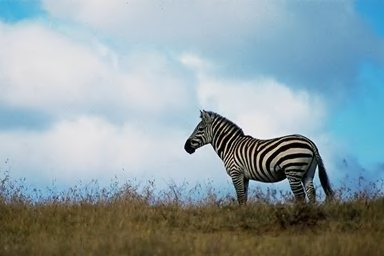
#> input picture sample image/Au_ani_0001.jpg, 384 x 256 px
$ python -i app.py   (imports and definitions only)   (older library calls are emulated)
#> lines starting #> are read from the running program, lines starting #| are printed output that depends on the picture; after the words box and inside, x2 and y2 are one past the last pixel; in counts of white or black regions, pixels touching at a corner belong together
import streamlit as st
import pickle as pkl
import cv2
from PIL import Image
import numpy as np
from skimage.feature import local_binary_pattern, graycomatrix, graycoprops
import pandas as pd
import os
import sqlite3


# ---------------- DATABASE CONNECTION (SQLite) ----------------


conn = sqlite3.connect("forensics.db", check_same_thread=False)
cursor = conn.cursor()

# Create table automatically
# [11 lines not run here, left out]

# ---------------- DELETE FUNCTION ----------------

# [8 lines left out: function delete_record, not called in this run]

#  ----------------- Extract features ---------------

def extract_features(img_path):

    # Load Image in cv2:-
#> called with img_path = 'sample image/Au_ani_0001.jpg'
    img_pil = Image.open(img_path)
#> img_pil is the input picture: PIL image 384x256 RGB; mean R, G, B 142.6, 160, 165.6
    img = np.array(img_pil)

    # convert into gray scale:-
    gray = cv2.cvtColor(img, cv2.COLOR_BGR2GRAY)
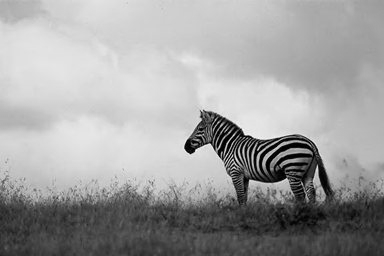
#> gray: shape (256, 384); min 0, max 255, mean 159.7

    # Feature 01:- LOCAL BINARY PATTERN(TEXTURE ANALYSIS)

    lbp = local_binary_pattern(gray,P=8,R=1,method='uniform')
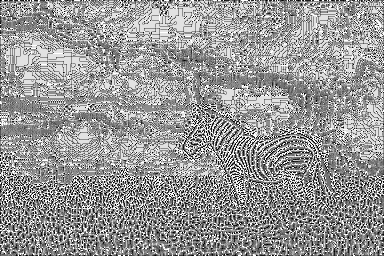
#> lbp: shape (256, 384) float64; min 0, max 9, mean 5.34; drawn with min black and max white
    lbp_hist,_ = np.histogram(lbp.ravel(),bins=10,range=(0,10))
#> lbp_hist = [2805, 5230, 2858, 11340, 12913, 19949, 7973, 8928, 18070, 8238]
    lbp_hist = lbp_hist/np.sum(lbp_hist)
#> lbp_hist = [0.0285, 0.0532, 0.0291, 0.115, 0.131, 0.203, 0.0811, 0.0908, 0.184, 0.0838]

    #  Feature 02:-GRAY LEVEL CO-OCUURANCE MATRIX (TEXTURE STATISTICS)

    glcm = graycomatrix(gray,distances=[1],angles=[0],symmetric=True,normed=True,levels=256)
    contrast = graycoprops(glcm,'contrast')[0,0]
#> contrast = 269.4
    homogeneity = graycoprops(glcm,'homogeneity')[0,0]
#> homogeneity = 0.51
    energy = graycoprops(glcm,'energy')[0,0]
#> energy = 0.0525
    correlation = graycoprops(glcm,'correlation')[0,0]
#> correlation = 0.969

    # Feature 03:- EDGE FEATURE(BOUNDRY DETECTION)
    edge = cv2.Canny(gray,100,200)
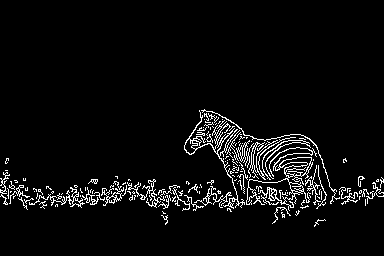
#> edge: shape (256, 384); 4.8% white in thin lines or dots, all inside (x1, y1, x2, y2) = (0, 109, 384, 227)
    edge_density = np.sum(edge>0)/edge.size
#> edge_density = 0.0481

    # Feature 04:-BLUR DETECTION
    blur = cv2.Laplacian(gray,cv2.CV_64F).var()
#> blur = 1389.6

    # Feature 05 : METADATA
    try:
        img_pil = Image.open(img_path)
        has_exif = 1 if img_pil.getexif() else 0
#> has_exif = 0
    except:
        has_exif = 0

    features = np.hstack([lbp_hist, contrast, homogeneity, energy,
                          correlation, edge_density, blur,has_exif])
#> features = 17 values, max 1389.6 at index 15, min 0 at index 16, mean 97.74

    return features
# ---------------- LOAD MODEL ----------------

# [13 lines not run here, left out]

# [4 lines that did not run here, left out]

# ---------------- HOME PAGE ----------------

# [217 lines left out: functions home, detector, history, not called in this run]

# ---------------- PAGE ROUTING ----------------

# [8 lines not run here, left out]

>>> result = extract_features('sample image/Au_ani_0001.jpg')
#> result has the same summary as features in extract_features

$ run again, on sample image/Au_ani_0002.jpg
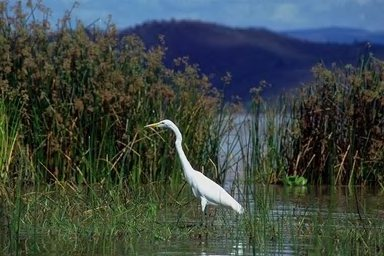
#> input picture sample image/Au_ani_0002.jpg, 384 x 256 px
#> in extract_features, img_pil is the input picture: PIL image 384x256 RGB; mean R, G, B 60.8, 71.4, 68
#> in extract_features, `lbp = local_binary_pattern(gray,P=8,R=1,method='uniform')`:
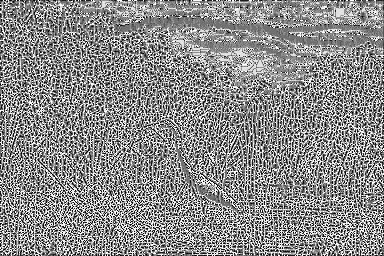
#> lbp: shape (256, 384) float64; min 0, max 9, mean 4.92; drawn with min black and max white
#> in extract_features, `lbp_hist,_ = np.histogram(lbp.ravel(),bins=10,range=(0,10))`: lbp_hist = [6438, 8808, 5810, 9982, 14348, 12473, 7321, 9261, 10186, 13677]
#> in extract_features, `lbp_hist = lbp_hist/np.sum(lbp_hist)`: lbp_hist = [0.0655, 0.0896, 0.0591, 0.102, 0.146, 0.127, 0.0745, 0.0942, 0.104, 0.139]
#> contrast = 393.7
#> homogeneity = 0.179
#> energy = 0.0188
#> correlation = 0.883
#> in extract_features, `edge = cv2.Canny(gray,100,200)`:
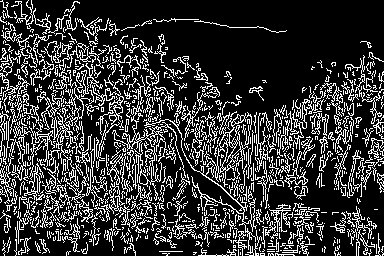
#> edge: shape (256, 384); 21.5% white in thin lines or dots
#> edge_density = 0.215
#> blur = 1873.2
#> has_exif = 0
#> features = 17 values, max 1873.2 at index 15, min 0 at index 16, mean 133.5
#> result has the same summary as features in extract_features

$ run again, on sample image/Au_ani_0003.jpg
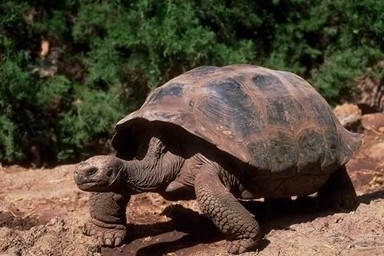
#> input picture sample image/Au_ani_0003.jpg, 384 x 256 px
#> in extract_features, img_pil is the input picture: PIL image 384x256 RGB; mean R, G, B 83.9, 71.8, 55.7
#> in extract_features, `lbp = local_binary_pattern(gray,P=8,R=1,method='uniform')`:
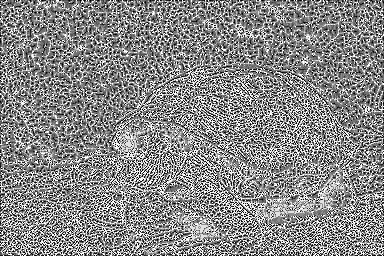
#> lbp: shape (256, 384) float64; min 0, max 9, mean 4.82; drawn with min black and max white
#> in extract_features, `lbp_hist,_ = np.histogram(lbp.ravel(),bins=10,range=(0,10))`: lbp_hist = [6611, 7768, 6580, 11637, 15536, 11786, 7642, 8021, 9502, 13221]
#> in extract_features, `lbp_hist = lbp_hist/np.sum(lbp_hist)`: lbp_hist = [0.0673, 0.079, 0.0669, 0.118, 0.158, 0.12, 0.0777, 0.0816, 0.0967, 0.134]
#> contrast = 274.6
#> homogeneity = 0.152
#> energy = 0.0195
#> correlation = 0.948
#> in extract_features, `edge = cv2.Canny(gray,100,200)`:
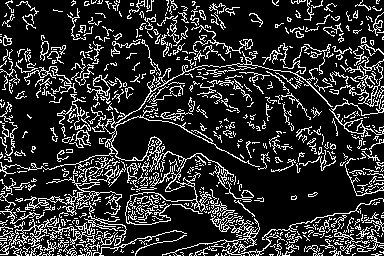
#> edge: shape (256, 384); 18.2% white in thin lines or dots
#> edge_density = 0.182
#> blur = 1876.7
#> has_exif = 0
#> features = 17 values, max 1876.7 at index 15, min 0 at index 16, mean 126.7
#> result has the same summary as features in extract_features

$ run again, on sample image/Au_ani_0004.jpg
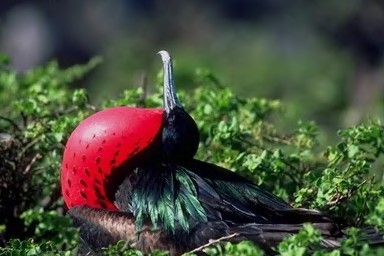
#> input picture sample image/Au_ani_0004.jpg, 384 x 256 px
#> in extract_features, img_pil is the input picture: PIL image 384x256 RGB; mean R, G, B 72.1, 76.1, 59.1
#> in extract_features, `lbp = local_binary_pattern(gray,P=8,R=1,method='uniform')`:
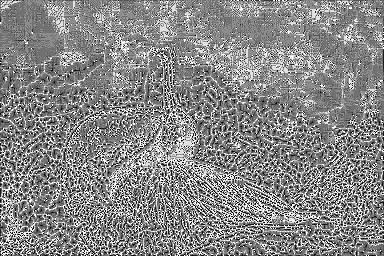
#> lbp: shape (256, 384) float64; min 0, max 9, mean 4.77; drawn with min black and max white
#> in extract_features, `lbp_hist,_ = np.histogram(lbp.ravel(),bins=10,range=(0,10))`: lbp_hist = [3228, 4939, 4601, 13165, 22794, 19212, 7920, 6667, 8075, 7703]
#> in extract_features, `lbp_hist = lbp_hist/np.sum(lbp_hist)`: lbp_hist = [0.0328, 0.0502, 0.0468, 0.134, 0.232, 0.195, 0.0806, 0.0678, 0.0821, 0.0784]
#> contrast = 262.5
#> homogeneity = 0.289
#> energy = 0.0241
#> correlation = 0.92
#> in extract_features, `edge = cv2.Canny(gray,100,200)`:
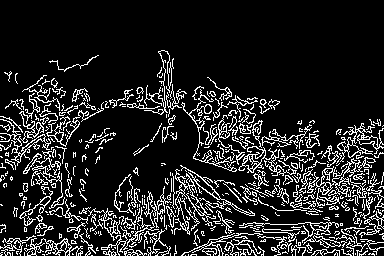
#> edge: shape (256, 384); 14.3% white in thin lines or dots, all inside (x1, y1, x2, y2) = (0, 50, 384, 256)
#> edge_density = 0.143
#> blur = 1185.5
#> has_exif = 0
#> features = 17 values, max 1185.5 at index 15, min 0 at index 16, mean 85.32
#> result has the same summary as features in extract_features
